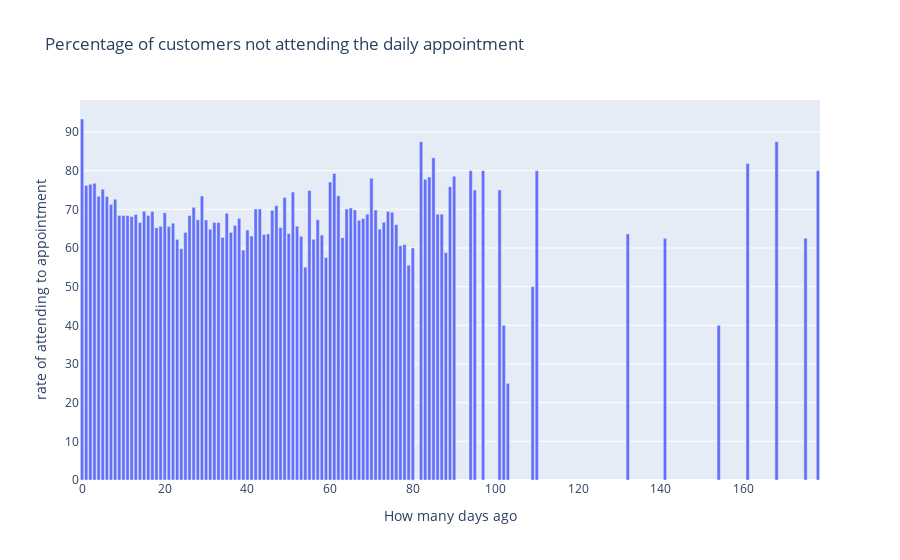

The code cell stored with this chart in its notebook:
### Markdown cell above
> Aynı gün alınan randevulara katılım oranının daha yüksek olduğunu görüyoruz.

### Code cell
plt.figure(figsize=(20, 20))
dayrate=noshown.value_counts()/(noshown.value_counts()+noshowy.value_counts())*100
import plotly.express as px

fig = px.bar(data_frame=dayrate, 
             x=dayrate.index, 
             y=dayrate.values,title="Percentage of customers not attending the daily appointment",
                 labels={"index": "How many days ago",  
                         "y": "rate of attending to appointment"})

fig.show()

### Figure 1 — Plotly figure (JSON) as saved in the notebook; plotly's stock layout.template omitted (floating-point values rounded to 4 significant figures)
{"data": [{"alignmentgroup": "True", "hovertemplate": "How many days ago=%{x}<br>rate of attending to appointment=%{y}<extra></extra>", "legendgroup": "", "marker": {"color": "#636efa"}, "name": "", "offsetgroup": "", "orientation": "v", "showlegend": false, "textposition": "auto", "type": "bar", "x": [0, 1, 2, 3, 4, 5, 6, 7, 8, 9, 10, 11, 12, 13, 14, 15, 16, 17, 18, 19, 20, 21, 22, 23, 24, 25, 26, 27, 28, 29, 30, 31, 32, 33, 34, 35, 36, 37, 38, 39, 40, 41, 42, 43, 44, 45, 46, 47, 48, 49, 50, 51, 52, 53, 54, 55, 56, 57, 58, 59, 60, 61, 62, 63, 64, 65, 66, 67, 68, 69, 70, 71, 72, 73, 74, 75, 76, 77, 78, 79, 80, 81, 82, 83, 84, 85, 86, 87, 88, 89, 90, 91, 92, 93, 94, 95, 96, 97, 100, 101, 102, 103, 104, 106, 107, 108, 109, 110, 111, 114, 116, 118, 121, 122, 124, 125, 126, 131, 132, 138, 141, 145, 150, 154, 161, 168, 175, 178], "xaxis": "x", "y": [93.35, 76.18, 76.47, 76.73, 73.39, 75.2, 73.32, 71.27, 72.59, 68.37, 68.39, 68.34, 68.13, 68.66, 66.6, 69.5, 68.38, 69.44, 65.23, 65.63, 69.1, 65.56, 66.42, 62.22, 59.81, 64.02, 68.41, 70.52, 67.31, 73.44, 67.26, 64.85, 66.57, 66.58, 62.72, 68.97, 64.05, 65.83, 67.65, 59.45, 64.62, 63.07, 70.08, 70.06, 63.5, 63.64, 69.72, 70.94, 65.28, 73.08, 63.74, 74.44, 65.62, 63.01, 55.05, 74.88, 62.24, 67.27, 63.33, 57.53, 77.04, 79.27, 73.5, 62.67, 70.1, 70.37, 69.84, 67.14, 67.62, 68.75, 78, 69.81, 64.86, 66.67, 69.44, 69.23, 66.04, 60.61, 60.87, 55.56, 60, null, 87.5, 77.78, 78.38, 83.33, 68.75, 68.75, 58.82, 75.86, 78.57, null, null, null, 80, 75, null, 80, null, 75, 40, 25, null, null, null, null, 50, 80, null, null, null, null, null, null, null, null, null, null, 63.64, null, 62.5, null, null, 40, 81.82, 87.5, 62.5, 80], "yaxis": "y"}], "layout": {"barmode": "relative", "legend": {"tracegroupgap": 0}, "title": {"text": "Percentage of customers not attending the daily appointment"}, "xaxis": {"anchor": "y", "domain": [0, 1], "title": {"text": "How many days ago"}}, "yaxis": {"anchor": "x", "domain": [0, 1], "title": {"text": "rate of attending to appointment"}}}}
